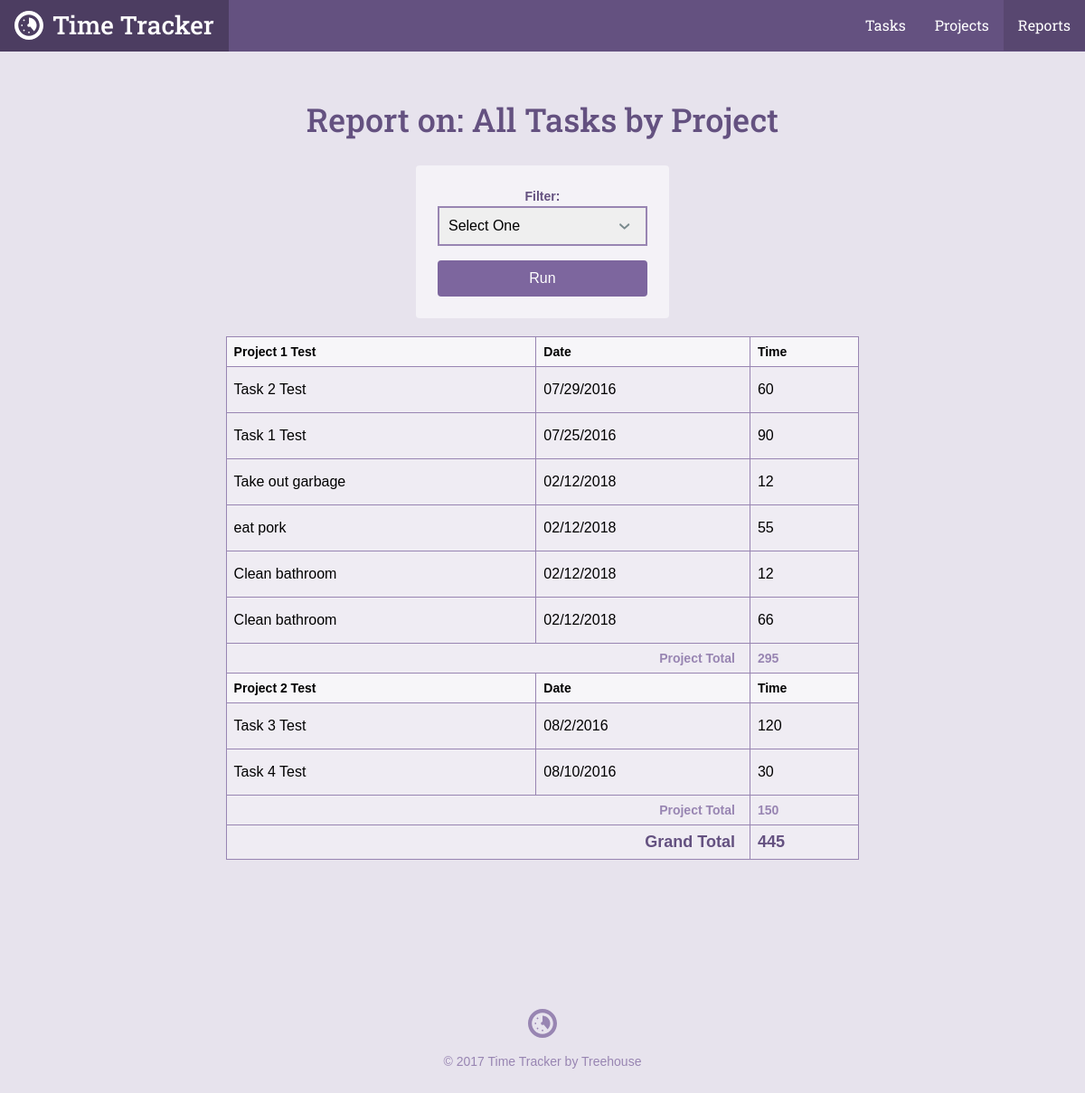
The app's page /reports.php with its own data.
### tables this page shows
CREATE TABLE `tasks` (
	`task_id`	INTEGER PRIMARY KEY AUTOINCREMENT,
	`project_id`	INTEGER,
	`title`	TEXT,
	`date`	INTEGER NOT NULL,
	`time`	TEXT NOT NULL
);

CREATE TABLE `projects` (
	`project_id`	INTEGER PRIMARY KEY AUTOINCREMENT,
	`title`	TEXT NOT NULL,
	`category`	TEXT NOT NULL
);

### inc/functions.php (called while the page is built, shortened)
<?php
function get_task_list($filter = null){
	include 'connection.php';
	$sql = "SELECT tasks.*,projects.title AS project FROM tasks INNER JOIN projects ON projects.project_id = tasks.project_id";
	$where = '';
	$orderBy = ' ORDER BY date DESC';
	if($filter){
		$orderBy = ' ORDER BY projects.title ASC, date DESC';
	}
	try{
		$results = $db->prepare($sql . $where . $orderBy);
		$results->execute();
	}catch(Exception $e){
		echo "Error: " . $e->getMessage() . "</br>";
		return array();
	}
	return $results->fetchAll(PDO::FETCH_ASSOC);
}

### reports.php (the view, shortened to what this page needs)
<?php
require 'inc/functions.php';
$filter = 'all';
include 'inc/header.php';
?>
<div class="col-container page-container">
    <div class="col col-70-md col-60-lg col-center">
        <div class="col-container">
            <h1 class='actions-header'>Report on:
            <?php
            if(!is_array($filter)){
                echo "All Tasks by Project";
            }
            ?>
            </h1>
            <form class="form-container form-report" action="reports.php" method="get">
            <label for="filter">Filter: </label>
            <select id="filter" name="filter">
                <option value="">Select One</option>
            </select>
            <input class="button" type="submit" value="Run"/>
            </form>
        </div>
        <div class="section page">
            <div class="wrapper">
                <table>
                <?php
               $total = $project_id = $project_total =  0;
                $tasks = get_task_list($filter);
                   foreach(get_task_list($filter) as $item){
                       if($project_id != $item['project_id']){
                            $project_id = $item['project_id'];
                            echo "<thead> \n";
                            echo "<tr> \n";
                            echo "<th> " . $item['project'] . " </th> \n";
                            echo "<th> Date </th> \n";
                            echo "<th> Time </th> \n";
                            echo "</tr> \n";
                            echo "</thead> \n";
                       }
                        $project_total += $item['time'];
                        $total += $item['time'];
                        echo "<tr>\n";
                        echo '<td>' . $item['title'] . "</td>\n";
                        echo '<td>' . $item['date'] . "</td>\n";
                        echo '<td>' . $item['time'] . "</td>\n";
                        if(next($tasks)['project_id'] != $item['project_id']){
                                echo "<tr> \n";
                                echo "<th class='project-total-label' colspan='2'>Project Total </th>";
                                echo "<th class='project-total-number'> $project_total </th> \n";
                                echo "</tr> \n";
                                $project_total = 0;
                        }
                        echo "</tr>\n";
                    }
                ?>
                    <tr>
                        <th class='grand-total-label' colspan='2'>Grand Total</th>
                        <th class='grand-total-number'><?php echo $total; ?></th>
                    </tr>
                </table>
            </div>
        </div>
    </div>
</div>
<?php include "inc/footer.php"; ?>

### css/style.css (style rules this page uses)
*,:after,:before { box-sizing:border-box }
html { font-family:sans-serif;-ms-text-size-adjust:100%;-webkit-text-size-adjust:100% }
body { margin:0 }
h1 { font-size:2em;margin:.67em 0 }
button,input,optgroup,select,textarea { color:inherit;font:inherit;margin:0 }
select { text-transform:none }
input[type="reset"],input[type="submit"] { -webkit-appearance:button;cursor:pointer }
input { line-height:normal }
table { border-collapse:collapse;border-spacing:0 }
td,th { padding:0 }
html { font-size:100%;line-height:1.5;-webkit-tap-highlight-color:transparent }
body { font-size:1rem;font-family:"Gotham Rounded A","Gotham Rounded B","Helvetica",Helvetica,Arial,sans-serif;font-style:normal;font-weight:400 }
.button { -webkit-appearance:none;-moz-appearance:none;-ms-appearance:none;-o-appearance:none;appearance:none;-webkit-user-select:none;-moz-user-select:none;-ms-user-select:none;user-select:none;background-color:transparent;border-radius:4px;border:solid 2px #5fcf80;color:#5fcf80;cursor:pointer;display:inline-block;font-family:"Gotham Rounded A","Gotham Rounded B","Helvetica",Helvetica,Arial,sans-serif;font-size:1rem;font-weight:500;height:40px;line-height:36px;padding:0 15px;position:relative;margin:0 10px 0 0;text-align:center;text-decoration:none;transition:color .3s ease,background-color .3s ease,border-color .3s ease,width .3s ease,opacity .3s ease;vertical-align:baseline;white-space:nowrap;overflow:hidden;text-overflow:ellipsis }
.button:last-child { margin-right:0 }
.col { float:left;width:100% }
.col-container:before,.col-container:after { content:" ";display:table }
.col-container:after { clear:both }
.col-center { float:none;margin:0 auto }
@media screen and (min-width: 680px) { .col-70-md { width:70% !important } }
@media screen and (min-width: 960px) { .col-60-lg { width:60% !important } }
h1,h2,h3,h4,h5,h6 { color:#40484a;display:block;font-weight:500;margin:0;text-rendering:optimizeLegibility }
h1 { font-size:2.25rem }
body { background-color:#e7e3ed }
h1,h2,h3,h4,h5,h6 { color:#645180;font-family:"Roboto Slab", Helvetica, Arial, sans-serif }
.button { background:#7D669E;border-color:#7D669E;color:#fff }
.col-container { margin:0 auto;max-width:1200px }
.actions-header { margin-bottom:1.5rem }
.page-container { text-align:center }
@media screen { .page-container { padding:1.5rem 1rem 0 1rem } }
@media screen and (min-width: 680px) { .page-container { padding-top:3rem } }
.form-container { background-color:#f4f2f7;border-radius:4px }
@media screen { .form-container { padding:.5rem 1.5rem;margin-top:.5rem;margin-bottom:1.5rem } }
@media screen and (min-width: 680px) { .form-container { padding:.5rem 1.5rem;margin-top:3rem;margin-bottom:0 } }
.form-report { padding:1.5rem;margin-bottom:3rem }
.form-report .button { margin-top:1rem }
table { width:100%;text-align:left;background-color:#f4f2f7 }
@media screen { table { margin-bottom:1.5rem } }
@media screen and (min-width: 680px) { table { margin-bottom:0 } }
th,td { padding:.5rem;background-color:#efecf3;border:solid 1px #9885b2 !important }
td { padding:1rem .5rem }
th { font-size:.875rem }
thead th { background-color:#f7f6f9 !important }
input { border-radius:4px;box-shadow:none;border:solid 2px #9885b2;padding:8px 10px;width:100% }
label { font-size:14px;font-weight:bold;color:#645180 }
select { -webkit-appearance:none;-moz-appearance:none;width:100%;padding:8px 10px;border:solid 2px #9885b2;background-size:.9rem;background-repeat:no-repeat;background-position:calc(100% - 1rem) center }
.project-total-label { text-align:right;padding-right:1rem;color:#9885b2;font-size:.875rem }
.project-total-number { color:#9885b2 }
.grand-total-label { text-align:right;padding-right:1rem;color:#645180;font-size:1.125rem }
.grand-total-number { color:#645180;font-size:1.125rem }
.form-report { width: 280px; margin: auto auto 20px }

### records on screen
tasks: project.title "Project 1 Test", title "Task 2 Test", date "07/29/2016", time "60"
tasks: title "Task 1 Test", date "07/25/2016", time "90"
tasks: title "Take out garbage", date "02/12/2018", time "12"
tasks: title "eat pork", date "02/12/2018", time "55"
tasks: title "Clean bathroom", date "02/12/2018", time "12"
tasks: title "Clean bathroom", date "02/12/2018", time "66", project_total "295"
tasks: project.title "Project 2 Test", title "Task 3 Test", date "08/2/2016", time "120"
tasks: title "Task 4 Test", date "08/10/2016", time "30", project_total "150"

### other values on screen
$total "445"
